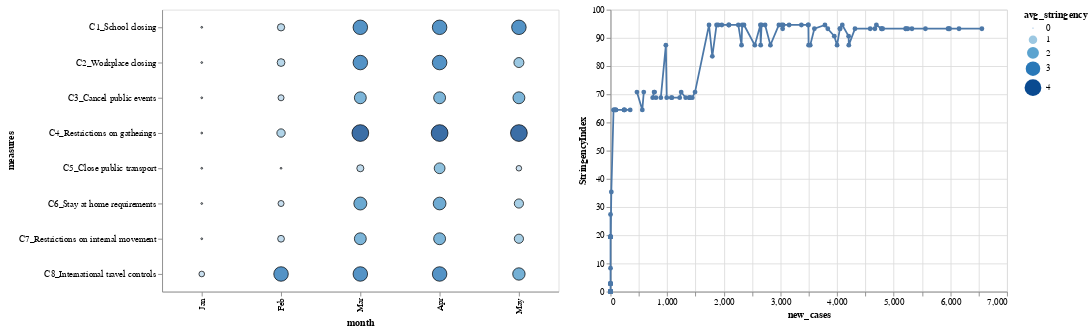

This figure's notebook cell:
### Code cell
# policy stringency change over time

temp = temp.unstack().reset_index()
temp.drop(index=[0,1,2,3,4],axis=0,inplace=True)
temp.reset_index()
col=['measures','month','avg_stringency']
temp.columns = col
temp['month'] = temp['month'].map({0:'Jan',1:'Feb',2:'Mar',3:'Apr',4:'May'})

g1=alt.Chart(temp).mark_circle(opacity=0.8,
    stroke='black',
    strokeWidth=1).encode(
    x=alt.X('month:O',sort=["Jan", "Feb", "Mar", "Apr", "May"]),
    y='measures:O',
    size='avg_stringency:Q',
    color='avg_stringency:Q'
    ).properties(
    width=450,
    height=320)

g2=alt.Chart(italy).mark_line(point=True).encode(
    alt.X('new_cases', scale=alt.Scale(zero=False)),
    alt.Y('StringencyIndex', scale=alt.Scale(zero=False)),
).properties(
    width=450,
    height=320)

(g1|g2)

### Figure 1 — Vega-Lite specification as saved in the notebook (floating-point values rounded to 4 significant figures; data arrays with more than 128 entries replaced by an {"elided": "..."} marker saying what was removed)
{"config": {"view": {"continuousWidth": 400, "continuousHeight": 300}}, "hconcat": [{"data": {"name": "data-f900797aca9439444729f3d2f48171bb"}, "mark": {"type": "circle", "opacity": 0.8, "stroke": "black", "strokeWidth": 1}, "encoding": {"color": {"type": "quantitative", "field": "avg_stringency"}, "size": {"type": "quantitative", "field": "avg_stringency"}, "x": {"type": "ordinal", "field": "month", "sort": ["Jan", "Feb", "Mar", "Apr", "May"]}, "y": {"type": "ordinal", "field": "measures"}}, "height": 320, "width": 450}, {"data": {"name": "data-94d5f6e2a3864330dc1e6cd1c1c8ac65"}, "mark": {"type": "line", "point": true}, "encoding": {"x": {"type": "quantitative", "field": "new_cases", "scale": {"zero": false}}, "y": {"type": "quantitative", "field": "StringencyIndex", "scale": {"zero": false}}}, "height": 320, "width": 450}], "$schema": "https://vega.github.io/schema/vega-lite/v4.0.2.json", "datasets": {"data-f900797aca9439444729f3d2f48171bb": [{"measures": "C1_School closing", "month": "Jan", "avg_stringency": 0.0}, {"measures": "C1_School closing", "month": "Feb", "avg_stringency": 0.7241}, {"measures": "C1_School closing", "month": "Mar", "avg_stringency": 3.0}, {"measures": "C1_School closing", "month": "Apr", "avg_stringency": 3.0}, {"measures": "C1_School closing", "month": "May", "avg_stringency": 3.0}, {"measures": "C2_Workplace closing", "month": "Jan", "avg_stringency": 0.0}, {"measures": "C2_Workplace closing", "month": "Feb", "avg_stringency": 0.8276}, {"measures": "C2_Workplace closing", "month": "Mar", "avg_stringency": 3.0}, {"measures": "C2_Workplace closing", "month": "Apr", "avg_stringency": 3.0}, {"measures": "C2_Workplace closing", "month": "May", "avg_stringency": 1.4}, {"measures": "C3_Cancel public events", "month": "Jan", "avg_stringency": 0.0}, {"measures": "C3_Cancel public events", "month": "Feb", "avg_stringency": 0.4828}, {"measures": "C3_Cancel public events", "month": "Mar", "avg_stringency": 2.0}, {"measures": "C3_Cancel public events", "month": "Apr", "avg_stringency": 2.0}, {"measures": "C3_Cancel public events", "month": "May", "avg_stringency": 2.0}, {"measures": "C4_Restrictions on gatherings", "month": "Jan", "avg_stringency": 0.0}, {"measures": "C4_Restrictions on gatherings", "month": "Feb", "avg_stringency": 0.9655}, {"measures": "C4_Restrictions on gatherings", "month": "Mar", "avg_stringency": 4.0}, {"measures": "C4_Restrictions on gatherings", "month": "Apr", "avg_stringency": 4.0}, {"measures": "C4_Restrictions on gatherings", "month": "May", "avg_stringency": 4.0}, {"measures": "C5_Close public transport", "month": "Jan", "avg_stringency": 0.0}, {"measures": "C5_Close public transport", "month": "Feb", "avg_stringency": 0.0}, {"measures": "C5_Close public transport", "month": "Mar", "avg_stringency": 0.6774}, {"measures": "C5_Close public transport", "month": "Apr", "avg_stringency": 1.633}, {"measures": "C5_Close public transport", "month": "May", "avg_stringency": 0.4}, {"measures": "C6_Stay at home requirements", "month": "Jan", "avg_stringency": 0.0}, {"measures": "C6_Stay at home requirements", "month": "Feb", "avg_stringency": 0.4828}, {"measures": "C6_Stay at home requirements", "month": "Mar", "avg_stringency": 2.387}, {"measures": "C6_Stay at home requirements", "month": "Apr", "avg_stringency": 2.3}, {"measures": "C6_Stay at home requirements", "month": "May", "avg_stringency": 1.176}, {"measures": "C7_Restrictions on internal movement", "month": "Jan", "avg_stringency": 0.0}, {"measures": "C7_Restrictions on internal movement", "month": "Feb", "avg_stringency": 0.6207}, {"measures": "C7_Restrictions on internal movement", "month": "Mar", "avg_stringency": 2.0}, {"measures": "C7_Restrictions on internal movement", "month": "Apr", "avg_stringency": 2.0}, {"measures": "C7_Restrictions on internal movement", "month": "May", "avg_stringency": 1.176}, {"measures": "C8_International travel controls", "month": "Jan", "avg_stringency": 0.4194}, {"measures": "C8_International travel controls", "month": "Feb", "avg_stringency": 3.0}, {"measures": "C8_International travel controls", "month": "Mar", "avg_stringency": 3.0}, {"measures": "C8_International travel controls", "month": "Apr", "avg_stringency": 3.0}, {"measures": "C8_International travel controls", "month": "May", "avg_stringency": 2.176}], "data-94d5f6e2a3864330dc1e6cd1c1c8ac65": {"elided": "141 records"}}}
